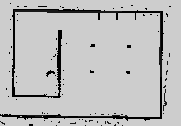
#> input picture semester1/hw5/noisyMap.pgm, 181 x 126 px
$ jupyter execute hw5.ipynb   (shell and % lines are left out)
#> lines starting #> are read from the running program, lines starting #| are printed output that depends on the picture
[cell 1]
def hough_line(img):
    # Rho and Theta ranges
    thetas = np.deg2rad(np.arange(-90.0, 90.0))
    width, height = img.shape
    diag_len = int(round(math.sqrt(width * width + height * height)))  # max_dist
    rhos = np.linspace(-diag_len, diag_len, diag_len * 2)

    # Cache some resuable values
    cos_t = np.cos(thetas)
    sin_t = np.sin(thetas)
    num_thetas = len(thetas)

    # Hough accumulator array of theta vs rho
    accumulator = np.zeros((2 * diag_len, num_thetas), dtype=np.uint8)
    y_idxs, x_idxs = np.nonzero(img)  # (row, col) indexes to edges

    # Vote in the hough accumulator
    for i in range(len(x_idxs)):
        x = x_idxs[i]
        y = y_idxs[i]

        for t_idx in range(num_thetas):
            # Calculate rho. diag_len is added for a positive index
            rho = round(x * cos_t[t_idx] + y * sin_t[t_idx]) + diag_len
            accumulator[rho, t_idx] += 1

    return accumulator, thetas, rhos


def show_hough_line(data, accumulator, thetas, rhos):
    import matplotlib.pyplot as plt

    fig, ax = plt.subplots(1, 2, figsize=(10, 10))

    ax[0].imshow(data, cmap=plt.cm.gray)
    ax[0].set_title('Input image')
    ax[0].axis('image')

    ax[1].imshow(
        accumulator, cmap='jet',
        extent=[np.rad2deg(thetas[-1]), np.rad2deg(thetas[0]), rhos[-1], rhos[0]])
    ax[1].set_aspect('equal', adjustable='box')
    ax[1].set_title('Hough transform')
    ax[1].set_xlabel('Angles (degrees)')
    ax[1].set_ylabel('Distance (pixels)')
    ax[1].axis('image')
    plt.show()

[cell 2]
import numpy as np
from matplotlib import pyplot as plt
from skimage.measure import LineModelND, ransac
import math
import cv2

rng = np.random.default_rng()

# generate coordinates of line
x = np.arange(-200, 200)
y = 0.5*x
data = np.column_stack([x, y])

img = cv2.imread('noisyMap.pgm')
#> img is the input picture: shape (126, 181, 3); min 0, max 205, mean 188.5
drawing = np.zeros(img.shape[:], dtype=np.uint8)
gray = cv2.cvtColor(img, cv2.COLOR_BGR2GRAY)
edges = cv2.Canny(gray, 50, 200)
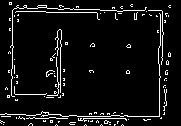
#> edges: shape (126, 181); 6.5% white in thin lines or dots

accumulator, thetas, rhos = hough_line(edges)
#> in hough_line, `y_idxs, x_idxs = np.nonzero(img)`: y_idxs = 1490 values from 2 to 125; x_idxs = 1490 values, max 170 at index 29, min 0 at index 1095, mean 81.86
#> the loop in hough_line, `for i in range(len(x_idxs)):` made 1490 passes
#> (x, y) on passes 1 to 3: (9, 2), (10, 2), (11, 2)
#> after the loop in hough_line, `for i in range(len(x_idxs)):`:
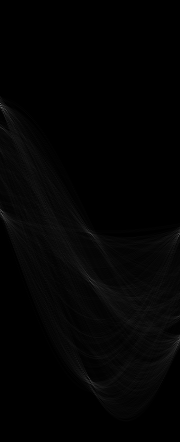
#> accumulator: shape (442, 180); min 0, max 95, mean 3.4
#> thetas = 180 values from -1.57 to 1.55; rhos = 442 values from -221 to 221
show_hough_line(edges, accumulator, thetas, rhos)
#> in show_hough_line, `plt.show()`:
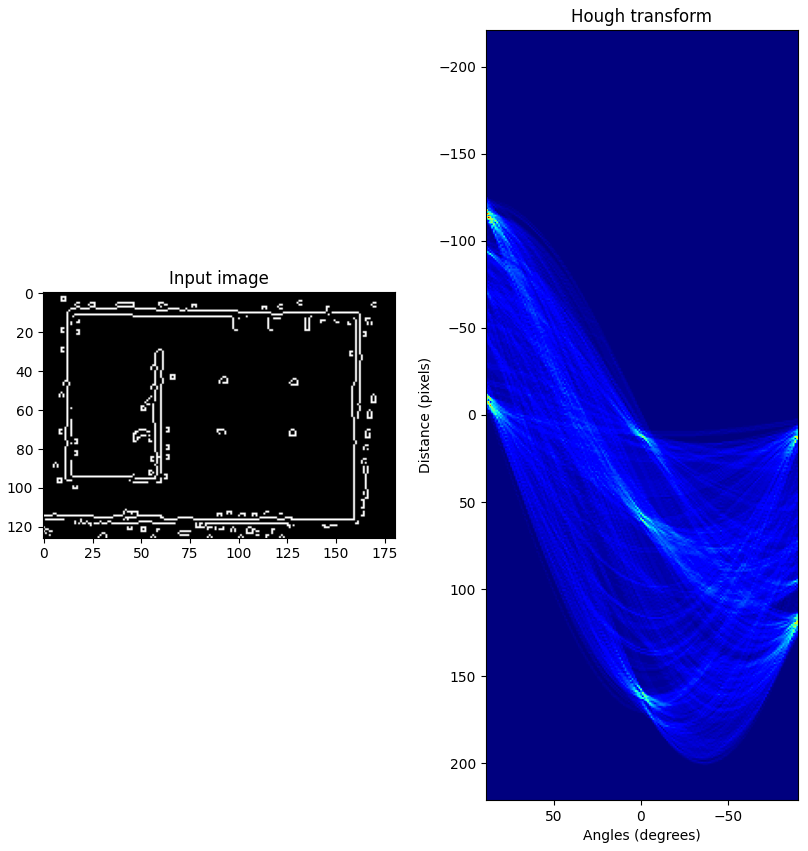
#> figure drawn by matplotlib, 2 panels

[cell 3]
# Detect points that form a line
lines = cv2.HoughLinesP(edges, 0.5, np.pi / 180, threshold=30, minLineLength=5, maxLineGap=10)
#> lines = 16 rows, first 6: [62, 116, 159, 116], [16, 118, 125, 118], [12, 78, 12, 10], [60, 97, 60, 29], [70, 9, 99, 9], [16, 11, 45, 11]
# Draw lines on the image
for line in lines:
    x1, y1, x2, y2 = line[0]
    cv2.line(img, (x1, y1), (x2, y2), (255, 0, 0), 3)
#> this loop made 16 passes
#> (x1, y1, x2, y2) on passes 1 to 12: (62, 116, 159, 116), (16, 118, 125, 118), (12, 78, 12, 10), (60, 97, 60, 29), (70, 9, 99, 9), (16, 11, 45, 11), (160, 45, 161, 10), (46, 12, 104, 12), (0, 114, 60, 114), (100, 10, 160, 10), (162, 60, 162, 11), (159, 115, 159, 64)
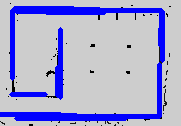
#> img: shape (126, 181, 3); mean B, G, R 210.2, 168.7, 168.7
# Show result
cv2.imshow("Result Image", img)
cv2.waitKey()
#> Out = 27
